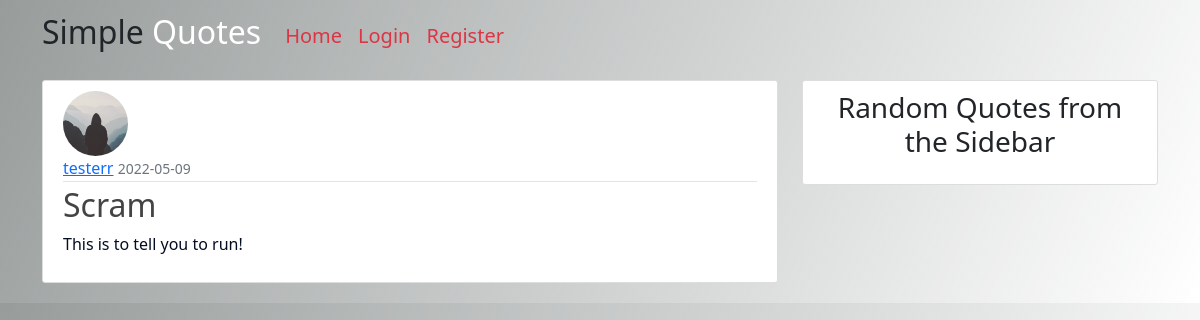
The page /post/2 on the database as committed earlier.
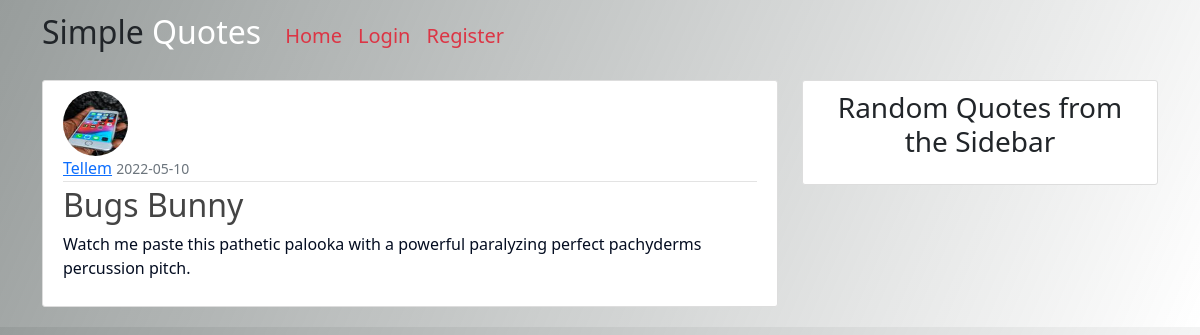
The same page on the database as committed later.
### app/models.py (models this page shows, shortened)
class User(db.Model, UserMixin):
    id = db.Column(db.Integer, primary_key=True)
    username = db.Column(db.String(20), unique=True, nullable=False)
    email = db.Column(db.String(120), unique=True, nullable=False)
    image_file = db.Column(db.String(20), nullable=False, default='default.jpg')
    password = db.Column(db.String(60), nullable=False)
    posts = db.relationship('Post', backref='author', lazy=True)

class Post(db.Model):
    id = db.Column(db.Integer, primary_key=True)
    title = db.Column(db.String(100), nullable=False)
    date_posted = db.Column(db.DateTime, nullable=False, default=datetime.utcnow)
    content = db.Column(db.Text, nullable=False)
    user_id = db.Column(db.Integer, db.ForeignKey('user.id'), nullable=False)

### app/posts/routes.py (the view)
@posts.route("/post/<int:post_id>")
def post(post_id):
    post = Post.query.get_or_404(post_id)
    return render_template('post.html', title=post.title, post=post)

### app/templates/post.html (shortened to what this page needs)
{% extends "layout.html" %}
{% block content %}
  <article class="media content-section">
    <img class="rounded-circle article-img" src="{{ url_for('static', filename='profile_pics/' + post.author.image_file) }}">
    <div class="media-body">
      <div class="article-metadata">
        <a class="mr-2" href="{{ url_for('users.user_posts', username=post.author.username)  }}">{{ post.author.username }}</a>
        <small class="text-muted">{{ post.date_posted.strftime('%Y-%m-%d') }}</small>
      </div>
      <h2 class="article-title">{{ post.title }}</h2>
      <p class="article-content">{{ post.content }}</p>
    </div>
  </article>
{% endblock content %}

Rows that differ between the two databases and show on the page:
no longer on this page (row unchanged): User: image_file (placeholder picture), author.username "testerr"
now on this page (row edited): User: image_file (picture), author.username "Tellem"
changed Post: date_posted "2022-05-09" → "2022-05-10"; title "Scram" → "Bugs Bunny"; content "This is to tell you to run!" → "Watch me paste this pathetic palooka with a powerful paralyzing perfect pachyderms percussion pitch."
